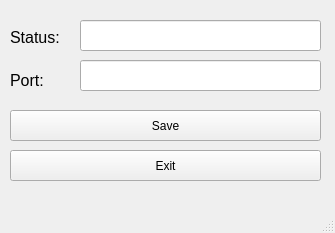
<?xml version="1.0" encoding="UTF-8"?>
<ui version="4.0">
 <class>MainWindow</class>
 <widget class="QMainWindow" name="MainWindow">
  <property name="geometry">
   <rect>
    <x>0</x>
    <y>0</y>
    <width>335</width>
    <height>233</height>
   </rect>
  </property>
  <property name="windowTitle">
   <string>MainWindow</string>
  </property>
  <widget class="QWidget" name="centralwidget">
   <widget class="QLabel" name="label">
    <property name="geometry">
     <rect>
      <x>10</x>
      <y>70</y>
      <width>41</width>
      <height>21</height>
     </rect>
    </property>
    <property name="font">
     <font>
      <pointsize>12</pointsize>
     </font>
    </property>
    <property name="text">
     <string>Port:</string>
    </property>
   </widget>
   <widget class="QPushButton" name="pushButton">
    <property name="geometry">
     <rect>
      <x>10</x>
      <y>110</y>
      <width>311</width>
      <height>31</height>
     </rect>
    </property>
    <property name="text">
     <string>Save</string>
    </property>
   </widget>
   <widget class="QLabel" name="label_2">
    <property name="geometry">
     <rect>
      <x>10</x>
      <y>30</y>
      <width>54</width>
      <height>14</height>
     </rect>
    </property>
    <property name="font">
     <font>
      <pointsize>12</pointsize>
     </font>
    </property>
    <property name="text">
     <string>Status:</string>
    </property>
   </widget>
   <widget class="QLineEdit" name="lineEdit">
    <property name="geometry">
     <rect>
      <x>80</x>
      <y>60</y>
      <width>241</width>
      <height>31</height>
     </rect>
    </property>
   </widget>
   <widget class="QLineEdit" name="lineEdit_2">
    <property name="geometry">
     <rect>
      <x>80</x>
      <y>20</y>
      <width>241</width>
      <height>31</height>
     </rect>
    </property>
    <property name="readOnly">
     <bool>true</bool>
    </property>
   </widget>
   <widget class="QPushButton" name="pushButton_2">
    <property name="geometry">
     <rect>
      <x>10</x>
      <y>150</y>
      <width>311</width>
      <height>31</height>
     </rect>
    </property>
    <property name="text">
     <string>Exit</string>
    </property>
   </widget>
  </widget>
  <widget class="QMenuBar" name="menubar">
   <property name="geometry">
    <rect>
     <x>0</x>
     <y>0</y>
     <width>335</width>
     <height>25</height>
    </rect>
   </property>
  </widget>
  <widget class="QStatusBar" name="statusbar"/>
 </widget>
 <resources/>
 <connections/>
</ui>
